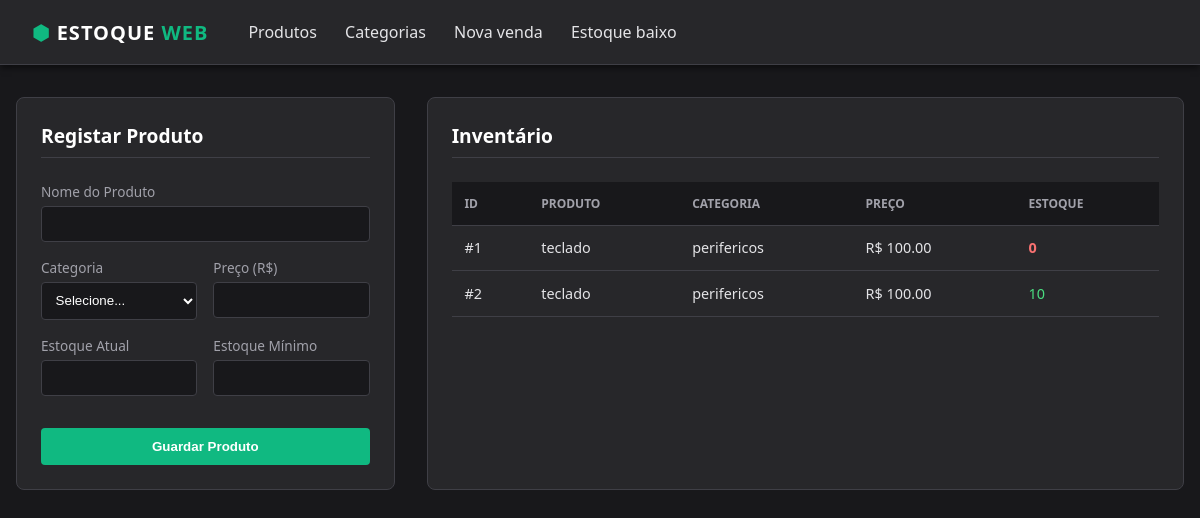
The page / on the database its author committed.
### estoque/models.py (models this page shows, shortened)
class Produto(models.Model):
    nome = models.CharField(max_length=150, verbose_name="Nome do Produto")
    preco = models.DecimalField(max_digits=10, decimal_places=2, validators=[MinValueValidator(Decimal('0.00'))])
    estoque_atual = models.IntegerField(validators=[MinValueValidator(0)])
    estoque_minimo = models.IntegerField(validators=[MinValueValidator(0)])
    categoria = models.ForeignKey(Categoria, on_delete=models.PROTECT, related_name='produtos')

class Categoria(models.Model):
    nome = models.CharField(max_length=100, unique=True, verbose_name="Nome da Categoria")

### estoque/views.py (the view, shortened to what this page needs)
# urls.py: path('', views.produtos, name='produtos'),
def produtos(request):
    lista_produtos = Produto.objects.all()
    lista_categorias = Categoria.objects.all()
    return render(request, 'estoque/produtos.html', {'produtos': lista_produtos, 'categorias': lista_categorias})

### estoque/templates/estoque/produtos.html (shortened to what this page needs)
{% extends 'estoque/base.html' %}
{% block content %}
<div class="grid-layout">
    <div class="card">
        <h2 class="card-header">Registar Produto</h2>
        <form method="POST" action="{% url 'produtos' %}">
            <div class="form-group">
                <label>Nome do Produto</label>
                <input type="text" name="nome" required>
            </div>
            <div class="form-row">
                <div class="form-group">
                    <label>Categoria</label>
                    <select name="categoria_id" required>
                        <option value="" disabled selected>Selecione...</option>
                    </select>
                </div>
                <div class="form-group">
                    <label>Preço (R$)</label>
                    <input type="number" step="0.01" name="preco" required>
                </div>
            </div>
            <div class="form-row">
                <div class="form-group">
                    <label>Estoque Atual</label>
                    <input type="number" name="estoque_atual" required>
                </div>
                <div class="form-group">
                    <label>Estoque Mínimo</label>
                    <input type="number" name="estoque_minimo" required>
                </div>
            </div>
            <button type="submit" class="btn">Guardar Produto</button>
        </form>
    </div>
    <div class="card">
        <h2 class="card-header">Inventário</h2>
        <div style="overflow-x: auto;">
            <table>
                <thead>
                    <tr>
                        <th>ID</th>
                        <th>Produto</th>
                        <th>Categoria</th>
                        <th>Preço</th>
                        <th>Estoque</th>
                    </tr>
                </thead>
                <tbody>
                    {% for produto in produtos %}
                    <tr>
                        <td>#{{ produto.id }}</td>
                        <td>{{ produto.nome }}</td>
                        <td>{{ produto.categoria.nome }}</td>
                        <td>R$ {{ produto.preco }}</td>
                        <td class="{% if produto.estoque_atual <= produto.estoque_minimo %}text-red{% else %}text-green{% endif %}">
                            {{ produto.estoque_atual }}
                        </td>
                    </tr>
                    {% empty %}
                    <tr>
                        <td colspan="5" class="empty-table">Nenhum produto registado ainda.</td>
                    </tr>
                    {% endfor %}
                </tbody>
            </table>
        </div>
    </div>
</div>
{% endblock %}

### estoque/templates/estoque/base.html (style rules this page uses)
:root { --brand: #10b981; --brand-hover: #059669; --darkbg: #18181b; --darkcard: #27272a; --text-main: #e4e4e7; --text-muted: #a1a1aa; --border-color: #3f3f46; }
body { margin: 0; font-family: 'Segoe UI', Tahoma, Geneva, Verdana, sans-serif; background-color: var(--darkbg); color: var(--text-main); min-height: 100vh; }
.grid-layout { display: grid; grid-template-columns: 1fr 2fr; gap: 2rem; }
.card { background-color: var(--darkcard); padding: 1.5rem; border-radius: 8px; border: 1px solid var(--border-color); }
.card-header { margin-top: 0; margin-bottom: 1.5rem; padding-bottom: 0.5rem; border-bottom: 1px solid var(--border-color); color: white; font-size: 1.2rem; }
.form-group { margin-bottom: 1rem; }
.form-row { display: flex; gap: 1rem; }
.form-row .form-group { flex: 1; }
label { display: block; font-size: 0.85rem; color: var(--text-muted); margin-bottom: 0.3rem; }
input, select { width: 100%; padding: 0.6rem; background-color: var(--darkbg); border: 1px solid var(--border-color); color: white; border-radius: 4px; box-sizing: border-box; }
.btn { width: 100%; background-color: var(--brand); color: white; padding: 0.7rem; border: none; border-radius: 4px; cursor: pointer; font-weight: bold; margin-top: 1rem; }
table { width: 100%; border-collapse: collapse; text-align: left; font-size: 0.9rem; }
th { background-color: var(--darkbg); padding: 0.8rem; border-bottom: 1px solid var(--border-color); color: var(--text-muted); text-transform: uppercase; font-size: 0.75rem; }
td { padding: 0.8rem; border-bottom: 1px solid var(--border-color); }
.text-red { color: #f87171; font-weight: bold; }
.text-green { color: #4ade80; }

### rows shown on the page
Produto: id "1", nome "teclado", categoria.nome "perifericos", preco "100.00", estoque_atual "0"
Produto: id "2", nome "teclado", categoria.nome "perifericos", preco "100.00", estoque_atual "10"
